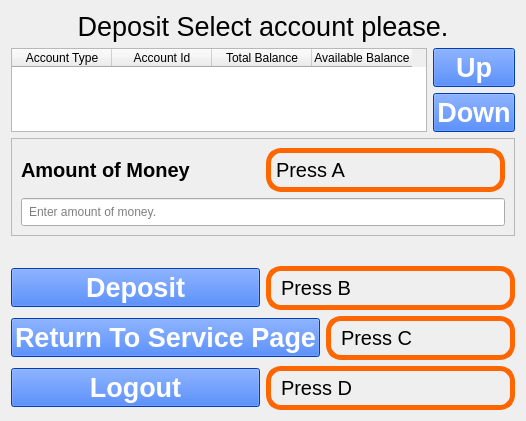
      <widget class="QWidget" name="DepositPage_6">
       <layout class="QVBoxLayout" name="verticalLayout_22">
        <item>
         <widget class="QLabel" name="label_3">
          <property name="font">
           <font>
            <pointsize>20</pointsize>
           </font>
          </property>
          <property name="text">
           <string>Deposit Select account please.</string>
          </property>
          <property name="alignment">
           <set>Qt::AlignHCenter|Qt::AlignTop</set>
          </property>
         </widget>
        </item>
        <item>
         <layout class="QHBoxLayout" name="horizontalLayout_34">
          <item>
           <widget class="QTableWidget" name="AccountBalance_DepositPage_tableWidget">
            <property name="sizeAdjustPolicy">
             <enum>QAbstractScrollArea::AdjustToContents</enum>
            </property>
            <column>
             <property name="text">
              <string>Account Type</string>
             </property>
            </column>
            <column>
             <property name="text">
              <string>Account Id</string>
             </property>
            </column>
            <column>
             <property name="text">
              <string>Total Balance</string>
             </property>
            </column>
            <column>
             <property name="text">
              <string>Available Balance</string>
             </property>
            </column>
           </widget>
          </item>
          <item>
           <layout class="QVBoxLayout" name="verticalLayout_21">
            <item>
             <layout class="QHBoxLayout" name="horizontalLayout_30">
              <item>
               <widget class="QPushButton" name="Up_FromDeposit_pushButton">
                <property name="font">
                 <font>
                  <pointsize>20</pointsize>
                  <weight>75</weight>
                  <bold>true</bold>
                 </font>
                </property>
                <property name="styleSheet">
                 <string notr="true">QPushButton {
	background: rgb(0, 85, 255);
	color:  white;
}

QPushButton :hover{
	background: rgba(0, 85, 255, 200);
}

QPushButton :pressed{
	background: rgba(0, 85, 255, 200);
}</string>
                </property>
                <property name="text">
                 <string>Up</string>
                </property>
                <property name="shortcut">
                 <string>Alt+Up</string>
                </property>
               </widget>
              </item>
             </layout>
            </item>
            <item>
             <layout class="QHBoxLayout" name="horizontalLayout_31">
              <item>
               <widget class="QPushButton" name="Down_FromDeposit_pushButton">
                <property name="font">
                 <font>
                  <pointsize>20</pointsize>
                  <weight>75</weight>
                  <bold>true</bold>
                 </font>
                </property>
                <property name="styleSheet">
                 <string notr="true">QPushButton {
	background: rgb(0, 85, 255);
	color:  white;
}

QPushButton :hover{
	background: rgba(0, 85, 255, 200);
}

QPushButton :pressed{
	background: rgba(0, 85, 255, 200);
}</string>
                </property>
                <property name="text">
                 <string>Down</string>
                </property>
                <property name="shortcut">
                 <string>Alt+Down</string>
                </property>
               </widget>
              </item>
             </layout>
            </item>
           </layout>
          </item>
         </layout>
        </item>
        <item>
         <widget class="QFrame" name="frame_11">
          <property name="frameShape">
           <enum>QFrame::StyledPanel</enum>
          </property>
          <property name="frameShadow">
           <enum>QFrame::Raised</enum>
          </property>
          <layout class="QVBoxLayout" name="verticalLayout_14">
           <item>
            <layout class="QHBoxLayout" name="horizontalLayout_32">
             <item>
              <widget class="QLabel" name="username_label_5">
               <property name="font">
                <font>
                 <pointsize>15</pointsize>
                 <weight>75</weight>
                 <bold>true</bold>
                </font>
               </property>
               <property name="text">
                <string>Amount of Money</string>
               </property>
              </widget>
             </item>
             <item>
              <widget class="QPushButton" name="AmountOfMoney_Focus_Depositpage">
               <property name="font">
                <font>
                 <pointsize>15</pointsize>
                 <weight>50</weight>
                 <bold>false</bold>
                 <strikeout>false</strikeout>
                 <stylestrategy>PreferDefault</stylestrategy>
                </font>
               </property>
               <property name="styleSheet">
                <string notr="true">QPushButton {
    border: 5px solid #ff6600; 
    border-radius: 15px; 
    padding: 5px; 
	color:black;
text-align: left;
}
</string>
               </property>
               <property name="text">
                <string>Press A</string>
               </property>
               <property name="shortcut">
                <string>Alt+A</string>
               </property>
              </widget>
             </item>
            </layout>
           </item>
           <item>
            <widget class="QLineEdit" name="AmountOfMoney_FromDepositPage_lineEdit">
             <property name="styleSheet">
              <string notr="true">QLineEdit{
	padding: 5px;
}</string>
             </property>
             <property name="inputMask">
              <string/>
             </property>
             <property name="text">
              <string/>
             </property>
             <property name="placeholderText">
              <string>Enter amount of money.</string>
             </property>
            </widget>
           </item>
          </layout>
         </widget>
        </item>
        <item>
         <widget class="QLabel" name="Message_DepositPage_label">
          <property name="font">
           <font>
            <pointsize>12</pointsize>
            <weight>75</weight>
            <bold>true</bold>
           </font>
          </property>
          <property name="text">
           <string/>
          </property>
         </widget>
        </item>
        <item>
         <layout class="QHBoxLayout" name="horizontalLayout_33">
          <item>
           <widget class="QPushButton" name="Deposit_DepositPage_pushButton_2">
            <property name="font">
             <font>
              <pointsize>20</pointsize>
              <weight>75</weight>
              <bold>true</bold>
             </font>
            </property>
            <property name="styleSheet">
             <string notr="true">QPushButton {
	background: rgb(0, 85, 255);
	color:  white;
}

QPushButton :hover{
	background: rgba(0, 85, 255, 200);
}

QPushButton :pressed{
	background: rgba(0, 85, 255, 200);
}</string>
            </property>
            <property name="text">
             <string>Deposit</string>
            </property>
            <property name="shortcut">
             <string>Alt+B</string>
            </property>
           </widget>
          </item>
          <item>
           <widget class="QLabel" name="loginPushButtonKeypad_label_19">
            <property name="sizePolicy">
             <sizepolicy hsizetype="Preferred" vsizetype="Fixed">
              <horstretch>0</horstretch>
              <verstretch>0</verstretch>
             </sizepolicy>
            </property>
            <property name="font">
             <font>
              <pointsize>15</pointsize>
             </font>
            </property>
            <property name="styleSheet">
             <string notr="true">QLabel {
    border: 5px solid #ff6600; 
    border-radius: 15px; 
    padding: 5px; 
	color:black;
}
</string>
            </property>
            <property name="text">
             <string>Press B</string>
            </property>
           </widget>
          </item>
         </layout>
        </item>
        <item>
         <layout class="QHBoxLayout" name="horizontalLayout_16">
          <item>
           <widget class="QPushButton" name="ReturnToMainPage_pushButton_5">
            <property name="font">
             <font>
              <pointsize>20</pointsize>
              <weight>75</weight>
              <bold>true</bold>
             </font>
            </property>
            <property name="styleSheet">
             <string notr="true">QPushButton {
	background: rgb(0, 85, 255);
	color:  white;
}

QPushButton :hover{
	background: rgba(0, 85, 255, 200);
}

QPushButton :pressed{
	background: rgba(0, 85, 255, 200);
}</string>
            </property>
            <property name="text">
             <string>Return To Service Page</string>
            </property>
            <property name="shortcut">
             <string>Alt+C</string>
            </property>
           </widget>
          </item>
          <item>
           <widget class="QLabel" name="loginPushButtonKeypad_label_8">
            <property name="sizePolicy">
             <sizepolicy hsizetype="Preferred" vsizetype="Fixed">
              <horstretch>0</horstretch>
              <verstretch>0</verstretch>
             </sizepolicy>
            </property>
            <property name="font">
             <font>
              <pointsize>15</pointsize>
             </font>
            </property>
            <property name="styleSheet">
             <string notr="true">QLabel {
    border: 5px solid #ff6600; 
    border-radius: 15px; 
    padding: 5px; 
	color:black;
}
</string>
            </property>
            <property name="text">
             <string>Press C</string>
            </property>
           </widget>
          </item>
         </layout>
        </item>
        <item>
         <layout class="QHBoxLayout" name="horizontalLayout_17">
          <item>
           <widget class="QPushButton" name="logout_pushButton_3">
            <property name="font">
             <font>
              <pointsize>20</pointsize>
              <weight>75</weight>
              <bold>true</bold>
             </font>
            </property>
            <property name="styleSheet">
             <string notr="true">QPushButton {
	background: rgb(0, 85, 255);
	color:  white;
}

QPushButton :hover{
	background: rgba(0, 85, 255, 200);
}

QPushButton :pressed{
	background: rgba(0, 85, 255, 200);
}</string>
            </property>
            <property name="text">
             <string>Logout</string>
            </property>
            <property name="shortcut">
             <string>Alt+D</string>
            </property>
           </widget>
          </item>
          <item>
           <widget class="QLabel" name="loginPushButtonKeypad_label_9">
            <property name="sizePolicy">
             <sizepolicy hsizetype="Preferred" vsizetype="Fixed">
              <horstretch>0</horstretch>
              <verstretch>0</verstretch>
             </sizepolicy>
            </property>
            <property name="font">
             <font>
              <pointsize>15</pointsize>
             </font>
            </property>
            <property name="styleSheet">
             <string notr="true">QLabel {
    border: 5px solid #ff6600; 
    border-radius: 15px; 
    padding: 5px; 
	color:black;
}
</string>
            </property>
            <property name="text">
             <string>Press D</string>
            </property>
           </widget>
          </item>
         </layout>
        </item>
       </layout>
      </widget>
